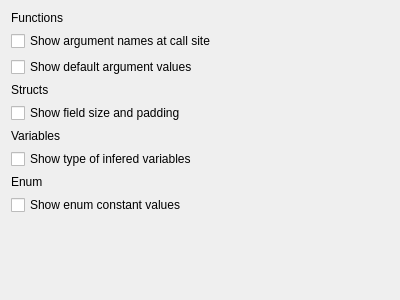
<?xml version="1.0" encoding="UTF-8"?>
<ui version="4.0">
 <class>SourceInfoToolView</class>
 <widget class="QWidget" name="SourceInfoToolView">
  <property name="geometry">
   <rect>
    <x>0</x>
    <y>0</y>
    <width>400</width>
    <height>300</height>
   </rect>
  </property>
  <layout class="QVBoxLayout" name="verticalLayout">
   <item>
    <widget class="QLabel" name="label_2">
     <property name="text">
      <string>Functions</string>
     </property>
    </widget>
   </item>
   <item>
    <widget class="QCheckBox" name="functionArgumentNamesCheck">
     <property name="text">
      <string>Show argument names at call site</string>
     </property>
    </widget>
   </item>
   <item>
    <widget class="QCheckBox" name="functionDefaultValuesCheck">
     <property name="text">
      <string>Show default argument values</string>
     </property>
    </widget>
   </item>
   <item>
    <widget class="QLabel" name="label_3">
     <property name="text">
      <string>Structs</string>
     </property>
    </widget>
   </item>
   <item>
    <widget class="QCheckBox" name="structFieldSizeCheck">
     <property name="text">
      <string>Show field size and padding</string>
     </property>
    </widget>
   </item>
   <item>
    <widget class="QLabel" name="label_4">
     <property name="text">
      <string>Variables</string>
     </property>
    </widget>
   </item>
   <item>
    <widget class="QCheckBox" name="autoTypeCheck">
     <property name="text">
      <string>Show type of infered variables</string>
     </property>
    </widget>
   </item>
   <item>
    <widget class="QLabel" name="label">
     <property name="text">
      <string>Enum</string>
     </property>
    </widget>
   </item>
   <item>
    <widget class="QCheckBox" name="enumValueCheck">
     <property name="text">
      <string>Show enum constant values</string>
     </property>
    </widget>
   </item>
   <item>
    <spacer name="verticalSpacer">
     <property name="orientation">
      <enum>Qt::Vertical</enum>
     </property>
     <property name="sizeHint" stdset="0">
      <size>
       <width>20</width>
       <height>40</height>
      </size>
     </property>
    </spacer>
   </item>
  </layout>
 </widget>
 <resources/>
 <connections/>
</ui>
